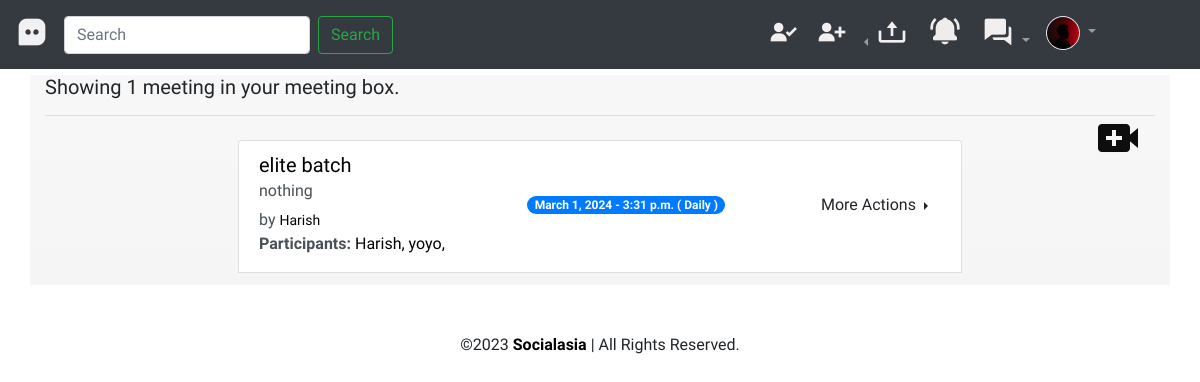
Page /meetings/ (signed in) on the committed database.
### dashboard/models.py (models this page shows, shortened)
class Profile(models.Model):
    user=models.ForeignKey(User,on_delete=models.CASCADE)
    userid=models.IntegerField()
    bio=models.TextField(blank=True)
    location=models.CharField(max_length=50,blank=True)
    pfp=models.ImageField(default='avatar.jpg',upload_to='profile_images')
    sport=models.PositiveIntegerField(default=50,choices=SPORT)
    hobbies=models.PositiveIntegerField(default=80,choices=HOBBY)
    age=models.PositiveIntegerField()
    gender=models.IntegerField(default=-1,choices=GENDER)
    private=models.BooleanField(default=False)
    in_meeting=models.CharField(default='',max_length=100)
    class Meta:
        constraints=[CheckConstraint(check=Q(age__gte=18),name='age_gte_18')]

class Meeting(models.Model):
    id=models.UUIDField(primary_key=True,default=uuid.uuid4)
    title=models.CharField(max_length=200,default='Untitled Meeting',blank=False,null=False)
    description=models.TextField(null=True,blank=True)
    created_time=models.DateTimeField(auto_now_add=True)
    scheduled_date=models.DateField(blank=False,null=False)
    scheduled_time=models.TimeField(blank=False,null=False)
    host=models.ForeignKey(User,on_delete=models.CASCADE,related_name='host')
    participants=models.ManyToManyField(User,blank=True)
    is_recurring=models.BooleanField(default=False)
    last_active_date=models.DateField(null=True,blank=True)
    recurring_type=models.PositiveIntegerField(default=30,choices=RTYPE)
    class Meta:
        ordering = ['scheduled_date','scheduled_time']

### dashboard/views.py (the view, shortened to what this page needs)
# urls.py: path('meetings/',views.meetings,name='meetings'),
@login_required
def meetings(request):
    userprofile=Profile.objects.get(user=request.user)
    users=User.objects.all()
    notifics=notifications(request.user)
    notidict={'notifics':notifics}
    user_meetings=Meeting.objects.filter(participants=request.user)
    for um in user_meetings:
        if datetime.date.today()+datetime.timedelta(hours=21)>um.scheduled_date:
            if um.recurring_type==31: um.scheduled_date+=datetime.timedelta(hours=24)
            elif um.recurring_type==32: um.scheduled_date+=datetime.timedelta(hours=168)
            elif um.recurring_type==33: um.scheduled_date+=datetime.timedelta(hours=48)
            elif um.recurring_type==30:
                um.delete()
                continue
            um.save()
    if userprofile.in_meeting!='0': current_meeting=Meeting.objects.get(id=userprofile.in_meeting)
    else: current_meeting='0'
    context={'userprofile':userprofile,'users':users,'user_meetings':user_meetings,'RTYPE':RTYPE,'current_meeting':current_meeting}|notidict
    return render(request,'meetings.html',context)

### dashboard/templatetags/extras.py (called while the page is built)
@register.filter(name='get_24_hours_time')
def get_24_hours_time(time):
    time=time.strftime("%H:%M %p")
    t=datetime.strptime(time,"%H:%M %p")
    return t.strftime("%H:%M")

@register.filter(name='get_date')
def get_date(date):
    return date.strftime("%Y-%m-%d")

### dashboard/views.py (called while the page is built)
def notifications(user):
    notifics=Notification.objects.filter(ntouser=user)
    return notifics

### templates/meetings.html (shortened to what this page needs)
{% extends 'base.html' %}
{% load static %}
{% load humanize %}
{% load extras %}
{% load crispy_forms_tags %}
{% block content %}
<div class="container home-content">
	<h5>Showing {{user_meetings|length}} meeting{{user_meetings|length|pluralize}} in your meeting box.</h5>
	<div class='float-right'><button type="button" class="btn" data-toggle="modal"
			data-target="#exampleModaladdmeeting">
			<i class='bx bxs-video-plus' style='color:#0f0e0e;font-size:xxx-large;'></i>
		</button></div>
	<hr>
	<div class="list-group my-2 p-2 col-md-8 offset-md-2">
		{% for um in user_meetings %}
		<div class="list-group-item list-group-item-action mb-1">
			<div class="d-flex w-100 justify-content-between d-flex justify-content-between align-items-center">
				<div>
					<h5 class="mb-1"><a href="{% url 'meeting' um.id %}">
							{{um.title}}</a>
					</h5>
					<h6>{{um.description}}</h6>by
					<small><a href="{% url 'profile' um.host %}">{{um.host}}</a></small>
					<div>
						<strong>Participants:</strong>{% for p in um.participants.all %} <a href="{% url 'profile' p %}">{{p}}, </a>
						{% endfor %}
					</div>
				</div>
				<span class="badge badge-primary badge-pill">{{um.scheduled_date}} - {{um.scheduled_time}} (
					{% if um.recurring_type == 30 %}
					Regular
					{% elif um.recurring_type == 31 %}
					Daily
					{% elif um.recurring_type == 32 %}
					Weekly
					{% elif um.recurring_type == 33 %}
					Alternate
					{% endif %}
					)</span>
				{% if um.host == userprofile.user %}
				<div class="dropright">
					<button class="btn btn-transparent dropdown-toggle" type="button" data-toggle="dropdown"
						aria-expanded="false">More Actions </button>
				</div>
				{% endif %}
			</div>
		</div>
		{% endfor %}
	</div>
</div>
{% endblock content %}

### templates/navbartemp.html (shortened to what this page needs)
<header>
	<nav class="navbar fixed-top navbar-expand-lg navbar-dark bg-dark">
		<a class="navbar-brand" href="{% url 'dashboard-index' %}"><i class='bx bxs-message-square-dots logo'
				style='color:#f1f0f3'></i></a>
		{% if user.is_authenticated %}
		<div class="collapse navbar-collapse" id="navbarSupportedContent">
			<form class="form-inline my-2 my-lg-0" method="post" action="/search/"> {% csrf_token %}
				<input class="form-control mr-sm-2" type="search" placeholder="Search" aria-label="Search"
					name="username">
				<button class="btn btn-outline-success my-2 my-sm-0" type="submit">Search</button>
			</form>
			<ul class="navbar-nav ml-auto">
				<li class="nav-item">
					<a class="nav-link" href="#pirou"><i class='bx bxs-user-check piro-user'
							style='color:#f3efef'></i></a>
				</li>
				<li class="nav-item">
					<a class="nav-link" href="#otherusers"><i class='bx bxs-user-plus other-users'
							style='color:#f3efef'></i></a>
				</li>
				<li class="nav-item dropdown dropleft">
					<a class="nav-link dropdown-toggle" href="#" role="button" data-toggle="dropdown"
						aria-expanded="false">
						<i class='bx bx-upload upload' style='color:#f3efef'></i>
					</a>
				</li>
				<li class="nav-item">
					<button type="button" class="btn" data-toggle="modal" data-target="#exampleModalnotif">
						<i class='bx bxs-bell-ring bell' style='color:#efecec'></i>
					</button>
				</li>
				<li class="nav-item dropdown">
					<a class="nav-link dropdown-toggle" href="#" role="button" data-toggle="dropdown" aria-expanded="false">
						<i class='bx bxs-conversation message' style='color:#f3efef'></i>
					</a>
				  </li>
				<li class="nav-item dropdown mr-5">
					<a class="nav-link dropdown-toggle user-profile-icon mr-5" href="#" role="button"
						data-toggle="dropdown" aria-expanded="false">
						<img src="{{userprofile.pfp.url}}" class="rounded-circle img-thumbnail p-0"
							alt="{{user.username}}">
					</a>
				</li>
			</ul>
		</div>
		{% endif %}
	</nav>
</header>

### templates/base.html (style rules this page uses)
* { font-family: 'Baloo Bhai 2', cursive; }
html { scroll-behavior: smooth; }
a { color: black; }
.user-profile-icon { width: 50px; }
.bell, .message, .logo, .other-users, .piro-user { font-size: xx-large; }
.upload { font-size: xx-large; }
.home-content { background: linear-gradient(#8080800f, whitesmoke); margin-top: 75px; }

### rows in the picture
Profile: pfp (picture)
Meeting: title "elite batch", description "nothing", host "Harish", scheduled_date "March 1, 2024", scheduled_time "3:31 p.m.", recurring_type "Daily", shows "More Actions"

### other values in the picture
{{ user_meetings|length }} "1"
{{ p }} "Harish"
{{ p }} "yoyo"
